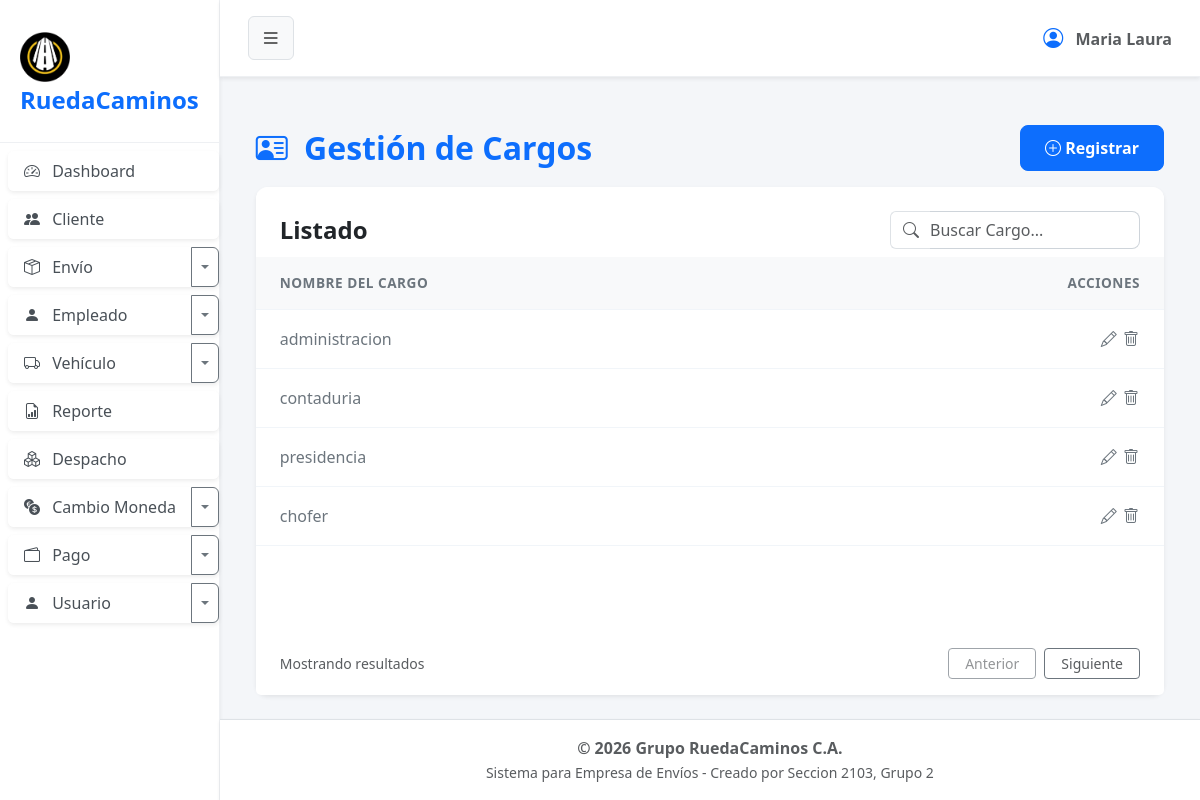
Before: /?url=cargo with the older database file.
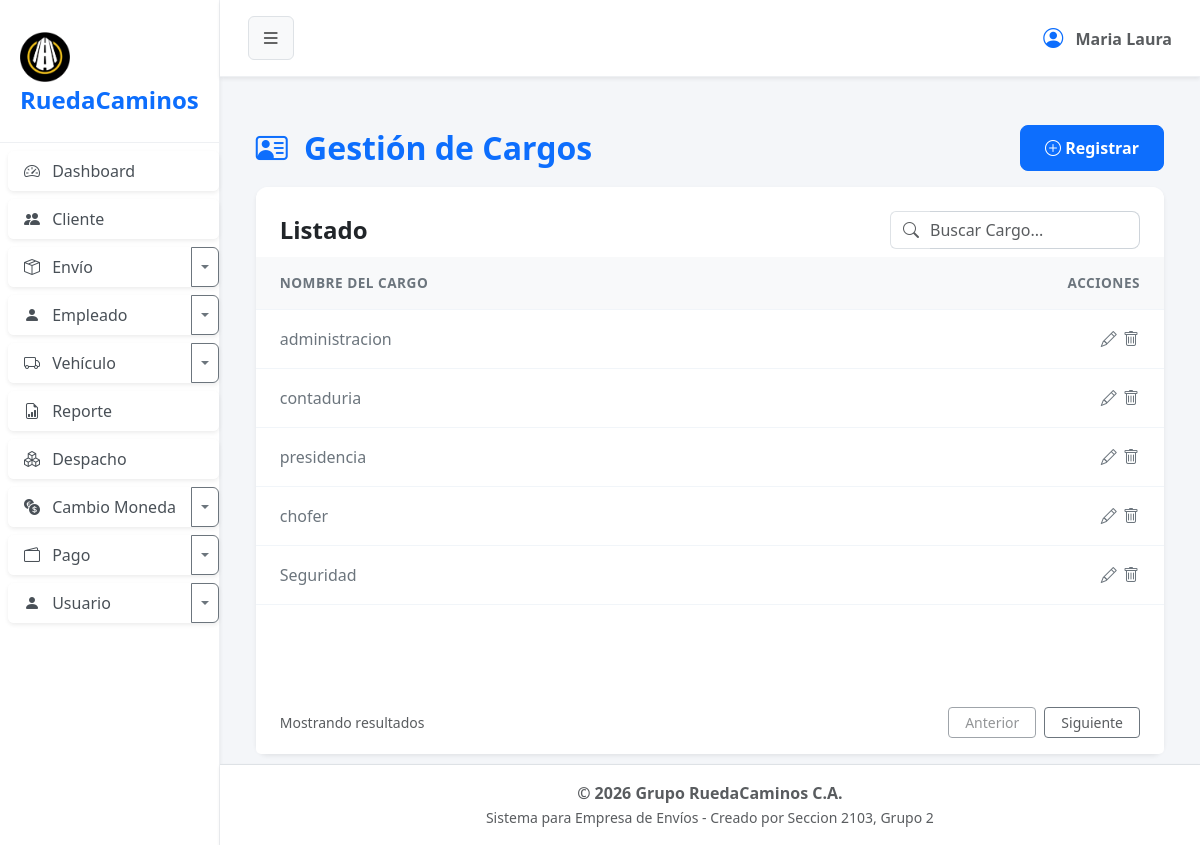
After: the same page with the newer database file.
### tables this page shows
CREATE TABLE `cargo` (
  `cod_cargo` int(1) NOT NULL,
  `nombre` varchar(15) NOT NULL,
  `estado` tinyint(1) NOT NULL
);

### app/controller/cargoController.php (called while the page is built, shortened)
<?php
$cargo = new Cargo();
$registros = $cargo->obt_RegistrosCargo();
include 'app/view/layout/header.php';
include 'app/view/cargo/cargoView.php';
include 'app/view/layout/footer.php';
?>

### index.php (called while the page is built, shortened)
<?php
    $frontController = new FrontController();
?>

### app/config/Conexion.php (called while the page is built, shortened)
<?php
abstract class Conexion
{
    public $host = "localhost";
    public $namedb = "grupo_ruedacaminos";
    public $userdb = "root";
    public $passwd = "";
    public function __construct()
    {
        $this->conexion = $this->getConnection();
    }
    public function getConnection(): PDO
    {
        try {
            $dsn = "mysql:host=" . $this->host . ";dbname=" . $this->namedb . ";charset=utf8";
            $conexion = new PDO($dsn, $this->userdb, $this->passwd);
            $conexion->setAttribute(PDO::ATTR_ERRMODE, PDO::ERRMODE_EXCEPTION);
        } catch (PDOException $error) {
            die('No se pudo conectar a la base de datos, error:' . $error->getMessage());
        }
        return $conexion;
    }
}

### app/model/Cargo.php (called while the page is built, shortened)
<?php
class Cargo extends Conexion
{
    public function obt_RegistrosCargo()
    {
        try {
            $sentencia = "SELECT * FROM cargo WHERE estado = 1";
            $select = $this->conexion->prepare($sentencia);
            $select->execute();
            return $select->fetchAll(\PDO::FETCH_ASSOC);
        } catch (\PDOException $e) {
            return [];
        }
    }
}

### app/view/cargo/componentes/tabla.php (the view, shortened to what this page needs)
<div class="card-body p-0">
    <div class="table-responsive">
        <table class="table table-hover align-middle mb-0">
            <thead class="table-light table-header-custom">
                <tr>
                    <th class="ps-4">NOMBRE DEL CARGO</th>
                    <th class="text-end pe-4">ACCIONES</th>
                </tr>
            </thead>
            <tbody>
                <?php foreach ($registros as $dato): ?>
                    <tr>
                        <td class="ps-4 fw-medium text-secondary"><?php echo $dato['nombre']; ?></td>
                        <td class="text-end pe-4">
                            <button type="button" class="btn btn-link text-secondary p-0 m-0 align-baseline" title="Modificar" data-bs-toggle="modal" data-bs-target="#modificarCargo"
                                datos-cod-cargo="<?php echo $dato['cod_cargo']; ?>"
                                datos-nombre="<?php echo $dato['nombre']; ?>">
                                <i class="bi bi-pencil"></i>
                            </button>
                            <form action="?url=cargo" method="POST" style="display: inline;">
                                <fieldset style="display: inline;">
                                    <button type="submit" name="tipoSolicitud" value="eliminar" class="btn btn-link text-secondary p-0 m-0 align-baseline" title="Eliminar" onclick="return confirm('¿Está seguro de eliminar este cargo?');">
                                        <i class="bi bi-trash"></i>
                                    </button>
                                </fieldset>
                            </form>
                        </td>
                    </tr>
                <?php endforeach; ?>
            </tbody>
        </table>
    </div>
</div>

Changed rows visible on the page:
added cargo: nombre "Seguridad"
